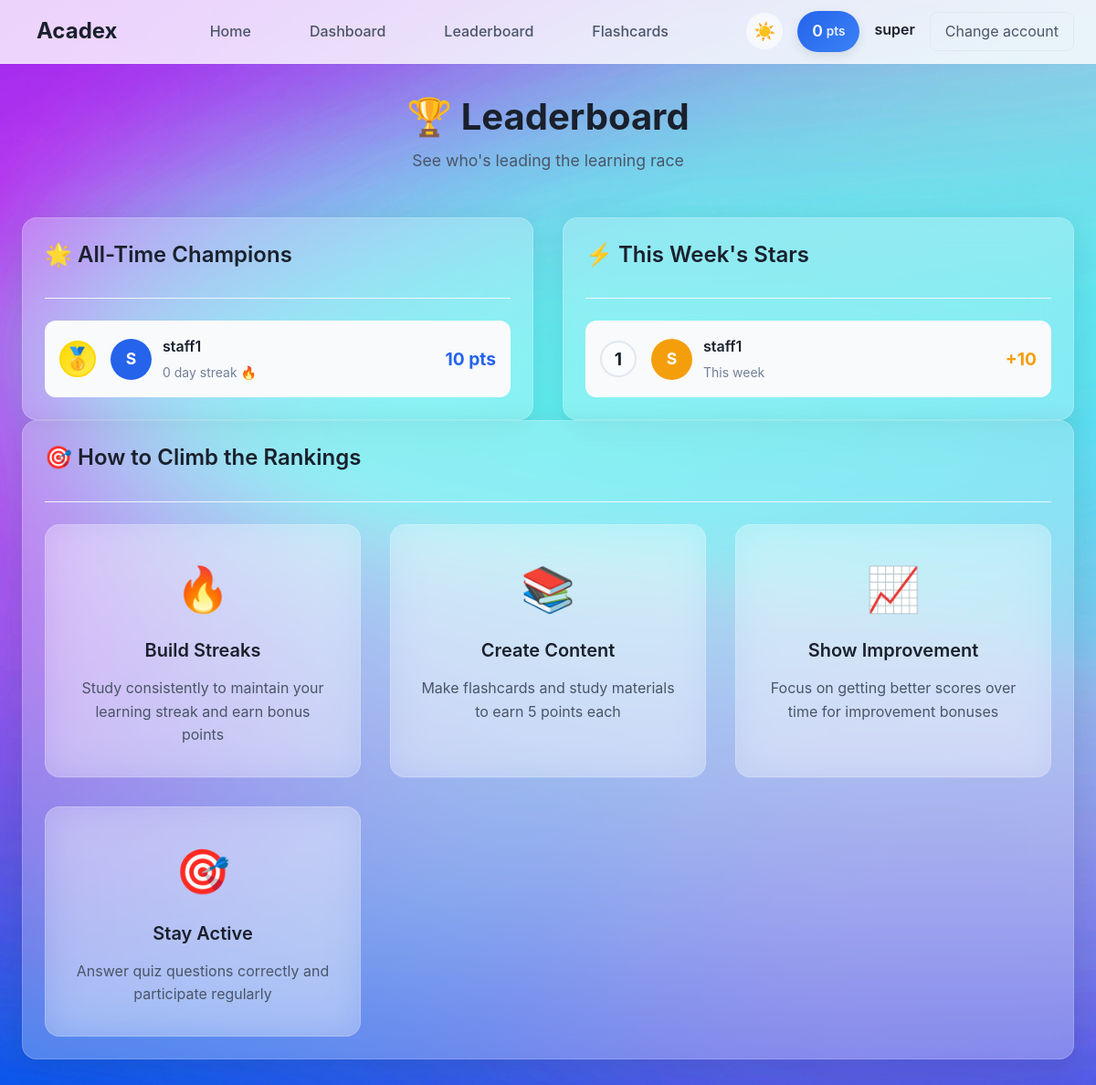
Page /leaderboard/ (signed in) on the earlier database version.
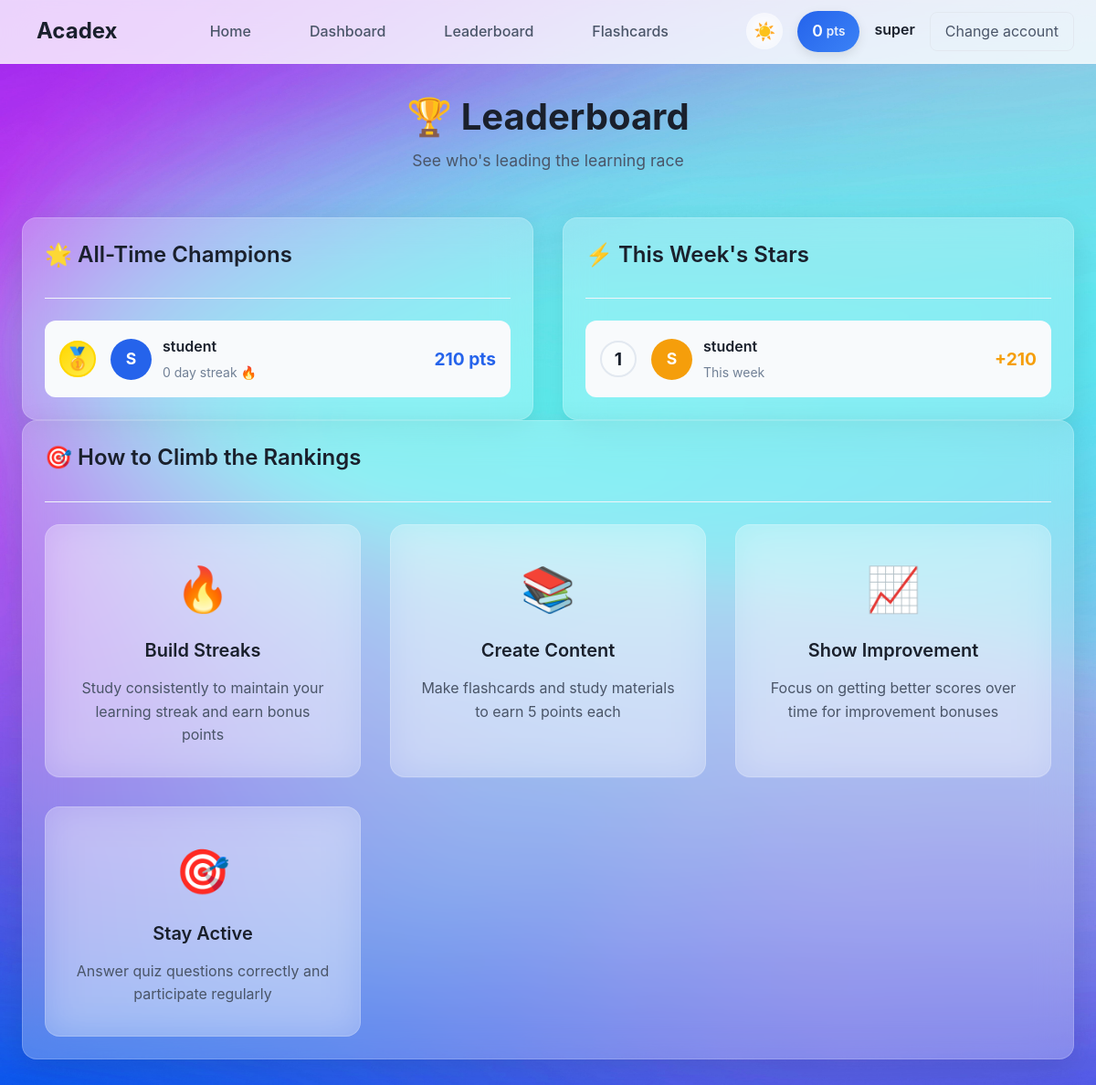
Same page on the later database version.
### accounts/models.py (models this page shows, shortened)
class Profile(models.Model):
    user = models.OneToOneField(
        User,
        on_delete=models.CASCADE
    )
    is_teacher = models.BooleanField(
        default=False
    )
    points = models.IntegerField(
        default=0
    )
    streak_days = models.IntegerField(
        default=0
    )
    last_activity = models.DateField(
        null=True,
        blank=True
    )

### leaderboard/views.py (the view)
# urls.py: path('leaderboard/', include('leaderboard.urls')),  # Leaderboard functionality
@login_required
def leaderboard(request):
    top_users = Profile.objects.filter(is_teacher=False).order_by('-points')[:10]
    week_ago = datetime.now() - timedelta(days=7)
    weekly_points = PointTransaction.objects.filter(
        created_at__gte=week_ago
    ).values('user').annotate(
        weekly_total=Sum('points')
    ).order_by('-weekly_total')[:10]
    weekly_user_ids = [item['user'] for item in weekly_points]
    weekly_users = Profile.objects.filter(user_id__in=weekly_user_ids, is_teacher=False)
    weekly_leaderboard = []
    for points_data in weekly_points:
        try:
            profile = weekly_users.get(user_id=points_data['user'])
            weekly_leaderboard.append({
                'profile': profile,
                'weekly_points': points_data['weekly_total']
            })
        except Profile.DoesNotExist:
            pass
    context = {
        'top_users': top_users,
        'weekly_leaderboard': weekly_leaderboard,
    }
    return render(request, 'leaderboard/leaderboard.html', context)

### core/templates/leaderboard/leaderboard.html (shortened to what this page needs)
{% extends 'base.html' %}
{% block content %}
<div class="dashboard-header">
    <h1 class="page-title">🏆 Leaderboard</h1>
    <p class="page-subtitle">See who's leading the learning race</p>
</div>
<div style="display: grid; grid-template-columns: repeat(auto-fit, minmax(400px, 1fr)); gap: 2rem;">
    <div class="section-card">
        <div class="section-header">
            <h2 class="section-title">🌟 All-Time Champions</h2>
        </div>
        {% if top_users %}
            <div class="leaderboard-list">
                {% for profile in top_users %}
                <div class="leaderboard-item {% if profile.user == user %}current-user{% endif %}">
                    <div class="rank-badge rank-{{ forloop.counter }}">
                        {% if forloop.counter == 1 %}🥇
                        {% elif forloop.counter == 2 %}🥈
                        {% elif forloop.counter == 3 %}🥉
                        {% else %}{{ forloop.counter }}
                        {% endif %}
                    </div>
                    <div class="user-info">
                        <div class="user-avatar">
                            {{ profile.user.username|first|upper }}
                        </div>
                        <div class="user-details">
                            <div class="username">
                                {{ profile.user.username }}
                            </div>
                            <div class="streak">{{ profile.streak_days }} day streak 🔥</div>
                        </div>
                    </div>
                    <div class="points-display">{{ profile.points }} pts</div>
                </div>
                {% endfor %}
            </div>
        {% else %}
            <div class="empty-state">
                <div class="empty-icon">🏆</div>
                <p class="empty-text">No champions yet. Be the first to earn points!</p>
            </div>
        {% endif %}
    </div>
    <div class="section-card">
        <div class="section-header">
            <h2 class="section-title">⚡ This Week's Stars</h2>
        </div>
        {% if weekly_leaderboard %}
            <div class="leaderboard-list">
                {% for item in weekly_leaderboard %}
                <div class="leaderboard-item {% if item.profile.user == user %}current-user{% endif %}">
                    <div class="rank-badge">{{ forloop.counter }}</div>
                    <div class="user-info">
                        <div class="user-avatar weekly">
                            {{ item.profile.user.username|first|upper }}
                        </div>
                        <div class="user-details">
                            <div class="username">
                                {{ item.profile.user.username }}
                            </div>
                            <div class="weekly-label">This week</div>
                        </div>
                    </div>
                    <div class="points-display weekly">+{{ item.weekly_points }}</div>
                </div>
                {% endfor %}
            </div>
        {% else %}
            <div class="empty-state">
                <div class="empty-icon">⚡</div>
                <p class="empty-text">No activity this week yet. Start studying to claim your spot!</p>
            </div>
        {% endif %}
    </div>
</div>
<div class="section-card">
    <div class="section-header">
        <h2 class="section-title">🎯 How to Climb the Rankings</h2>
    </div>
    <div class="features-grid">
        <div class="feature-card">
            <div class="feature-icon">🔥</div>
            <h3 class="feature-title">Build Streaks</h3>
            <p class="feature-description">Study consistently to maintain your learning streak and earn bonus points</p>
        </div>
        <div class="feature-card">
            <div class="feature-icon">📚</div>
            <h3 class="feature-title">Create Content</h3>
            <p class="feature-description">Make flashcards and study materials to earn 5 points each</p>
        </div>
        <div class="feature-card">
            <div class="feature-icon">📈</div>
            <h3 class="feature-title">Show Improvement</h3>
            <p class="feature-description">Focus on getting better scores over time for improvement bonuses</p>
        </div>
        <div class="feature-card">
            <div class="feature-icon">🎯</div>
            <h3 class="feature-title">Stay Active</h3>
            <p class="feature-description">Answer quiz questions correctly and participate regularly</p>
        </div>
    </div>
</div>
{% endblock %}

### core/templates/base.html (shortened to what this page needs)
<!DOCTYPE html>
<html lang="en" data-theme="light">
<head>
    {% load static %}
    <link rel="stylesheet" href="{% static 'css/main.css' %}">
    <link rel="stylesheet" href="{% static 'css/components.css' %}">
</head>
<body class="bg-primary">
    <nav class="navbar">
        <div class="nav-container">
            <div class="nav-brand">
                <div class="logo-placeholder">
                    <a href="{% url 'home' %}" class="nav-link">
                        <span class="brand-text">Acadex</span>
                    </a>
                </div>
            </div>
            <div class="nav-links">
                <a href="{% url 'home' %}" class="nav-link">Home</a>
                {% if user.is_authenticated %}
                    <a href="{% url 'dashboard' %}" class="nav-link">Dashboard</a>
                    <a href="{% url 'leaderboard' %}" class="nav-link">Leaderboard</a>
                    <a href="{% url 'flashcard_list' %}" class="nav-link">Flashcards</a>
                {% endif %}
            </div>
            <div class="nav-actions">
                <button class="theme-toggle" id="themeToggle" aria-label="Toggle dark mode">
                    <span class="theme-icon light-icon">☀️</span>
                </button>
                {% if user.is_authenticated %}
                    <div class="points-badge">
                        <span class="points-value">{{ user.profile.points|default:0 }}</span>
                        <span class="points-label">pts</span>
                    </div>
                    <div class="user-menu">
                        <span class="username">{{ user.username }}</span>
                        <a href="{% url 'login' %}" class="logout-btn">Change account</a>
                    </div>
                {% else %}
                    <div class="auth-links">
                        <a href="{% url 'login' %}" class="auth-link">Login</a>
                        <a href="{% url 'signup' %}" class="auth-link signup">Get Started</a>
                    </div>
                {% endif %}
            </div>
        </div>
    </nav>
    <main class="main-content">
        <div class="content-wrapper">
            {% block content %}{% endblock %}
        </div>
    </main>
</body>
</html>

### core/static/css/main.css (style rules this page uses)
:root { --bg-primary: #edf5ff; --bg-secondary: #ffffff; --bg-tertiary: #f8fafc; --text-primary: #1a202c; --text-secondary: #4a5568; --text-muted: #718096; --accent-primary: #2563eb; --accent-secondary: #3b82f6; --border-color: #e2e8f0; --border-light: #f1f5f9; --success: #10b981; --warning: #f59e0b; --error: #ef4444; --glass-bg: rgba(255, 255, 255, 0.25); --glass-border: rgba(255, 255, 255, 0.18); --shadow-light: rgba(0, 0, 0, 0.1); --shadow-medium: rgba(0, 0, 0, 0.15); --navbar-bg: rgba(255, 255, 255, 0.8); }
* { margin: 0; padding: 0; box-sizing: border-box; }
html { font-size: 16px; scroll-behavior: smooth; }
body { font-family: 'Inter', -apple-system, BlinkMacSystemFont, 'Segoe UI', Roboto, Oxygen, Ubuntu, Cantarell, sans-serif; color: var(--text-primary); line-height: 1.6; transition: background-color 0.3s ease, color 0.3s ease; }
h1, h2, h3, h4, h5, h6 { font-weight: 600; line-height: 1.3; color: var(--text-primary); }
.page-title { font-size: 2.5rem; font-weight: 700; margin-bottom: 0.5rem; }
.page-subtitle { font-size: 1.1rem; color: var(--text-secondary); margin-bottom: 2rem; }
.section-title { font-size: 1.5rem; font-weight: 600; margin-bottom: 1rem; }
.navbar { position: fixed; top: 0; left: 0; right: 0; z-index: 1000; background: var(--navbar-bg); backdrop-filter: blur(20px); -webkit-backdrop-filter: blur(20px); border-bottom: 1px solid var(--glass-border); height: 70px; }
.nav-container { max-width: 1200px; margin: 0 auto; height: 100%; display: flex; align-items: center; justify-content: space-between; padding: 0 1.5rem; }
.nav-brand { display: flex; align-items: center; }
.logo-placeholder { display: flex; align-items: center; gap: 0.75rem; }
.brand-text { font-size: 1.5rem; font-weight: 700; color: var(--text-primary); }
.nav-links { display: flex; align-items: center; gap: 2rem; }
.nav-link { color: var(--text-secondary); text-decoration: none; font-weight: 500; padding: 0.5rem 1rem; border-radius: 0.5rem; transition: all 0.2s ease; position: relative; }
.nav-link:before { content: ''; position: absolute; bottom: -2px; left: 50%; width: 0; height: 2px; background: var(--accent-primary); transition: all 0.3s ease; transform: translateX(-50%); }
.nav-actions { display: flex; align-items: center; gap: 1rem; }
.theme-toggle { background: var(--glass-bg); border: 1px solid var(--glass-border); border-radius: 50%; width: 40px; height: 40px; display: flex; align-items: center; justify-content: center; cursor: pointer; transition: all 0.3s ease; backdrop-filter: blur(10px); }
.theme-icon { font-size: 1.2rem; transition: opacity 0.3s ease; }
.points-badge { background: linear-gradient(135deg, var(--accent-primary), var(--accent-secondary)); color: white; padding: 0.5rem 1rem; border-radius: 2rem; display: flex; align-items: center; gap: 0.25rem; font-weight: 600; box-shadow: 0 4px 12px var(--shadow-light); }
.points-value { font-size: 1.1rem; }
.points-label { font-size: 0.85rem; opacity: 0.9; }
.user-menu { display: flex; align-items: center; gap: 1rem; }
.username { color: var(--text-secondary); font-weight: 500; }
.logout-btn { color: var(--text-secondary); text-decoration: none; padding: 0.5rem 1rem; border-radius: 0.5rem; transition: all 0.2s ease; border: 1px solid var(--border-color); }
.main-content { margin-top: 70px; min-height: calc(100vh - 70px); padding: 2rem 0; }
.content-wrapper { max-width: 1200px; margin: 0 auto; padding: 0 1.5rem; }

### core/static/css/components.css (style rules this page uses)
.section-card { background: var(--glass-bg); backdrop-filter: blur(20px); -webkit-backdrop-filter: blur(20px); border: 1px solid var(--glass-border); border-radius: 1rem; padding: 1.5rem; box-shadow: 0 8px 32px var(--shadow-light); transition: all 0.3s ease; }
.section-header { margin-bottom: 1.5rem; padding-bottom: 1rem; border-bottom: 1px solid var(--border-light); }
.features-grid { display: grid; grid-template-columns: repeat(auto-fit, minmax(280px, 1fr)); gap: 2rem; }
.feature-card { background: var(--glass-bg); backdrop-filter: blur(20px); border: 1px solid var(--glass-border); border-radius: 1rem; padding: 2rem; text-align: center; transition: all 0.3s ease; }
.feature-icon { font-size: 3rem; margin-bottom: 1rem; }
.feature-title { font-size: 1.25rem; font-weight: 600; margin-bottom: 1rem; color: var(--text-primary); }
.feature-description { color: var(--text-secondary); line-height: 1.6; }
.dashboard-header { text-align: center; margin-bottom: 3rem; }

Differences in the rows shown:
removed Profile: user.username|first "S", user.username "staff1", streak_days "0", points "10", profile.user.username|first "S", profile.user.username "staff1", weekly_points "10"
added Profile: user.username|first "S", user.username "student", streak_days "0", points "210", profile.user.username|first "S", profile.user.username "student", weekly_points "210"
